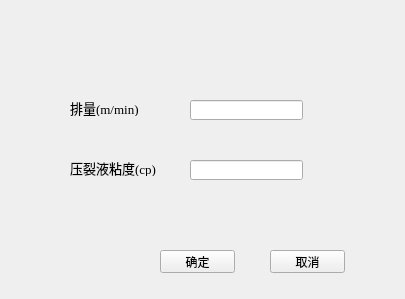
<?xml version="1.0" encoding="UTF-8"?>
<ui version="4.0">
 <class>Form</class>
 <widget class="QWidget" name="Form">
  <property name="geometry">
   <rect>
    <x>0</x>
    <y>0</y>
    <width>405</width>
    <height>299</height>
   </rect>
  </property>
  <property name="minimumSize">
   <size>
    <width>405</width>
    <height>299</height>
   </size>
  </property>
  <property name="windowTitle">
   <string>施工参数设置</string>
  </property>
  <widget class="QLabel" name="label">
   <property name="geometry">
    <rect>
     <x>70</x>
     <y>100</y>
     <width>121</width>
     <height>16</height>
    </rect>
   </property>
   <property name="font">
    <font>
     <family>Times New Roman</family>
     <pointsize>10</pointsize>
    </font>
   </property>
   <property name="text">
    <string>排量(m/min)</string>
   </property>
  </widget>
  <widget class="QLabel" name="label_2">
   <property name="geometry">
    <rect>
     <x>70</x>
     <y>160</y>
     <width>141</width>
     <height>16</height>
    </rect>
   </property>
   <property name="font">
    <font>
     <family>Times New Roman</family>
     <pointsize>10</pointsize>
    </font>
   </property>
   <property name="text">
    <string>压裂液粘度(cp)</string>
   </property>
  </widget>
  <widget class="QLineEdit" name="lineEdit_1">
   <property name="geometry">
    <rect>
     <x>190</x>
     <y>100</y>
     <width>113</width>
     <height>20</height>
    </rect>
   </property>
  </widget>
  <widget class="QLineEdit" name="lineEdit_2">
   <property name="geometry">
    <rect>
     <x>190</x>
     <y>160</y>
     <width>113</width>
     <height>20</height>
    </rect>
   </property>
  </widget>
  <widget class="QPushButton" name="pushButton">
   <property name="geometry">
    <rect>
     <x>160</x>
     <y>250</y>
     <width>75</width>
     <height>23</height>
    </rect>
   </property>
   <property name="text">
    <string>确定</string>
   </property>
  </widget>
  <widget class="QPushButton" name="pushButton_2">
   <property name="geometry">
    <rect>
     <x>270</x>
     <y>250</y>
     <width>75</width>
     <height>23</height>
    </rect>
   </property>
   <property name="text">
    <string>取消</string>
   </property>
  </widget>
 </widget>
 <resources/>
 <connections>
  <connection>
   <sender>pushButton</sender>
   <signal>clicked()</signal>
   <receiver>Form</receiver>
   <slot>input_data_4()</slot>
   <hints>
    <hint type="sourcelabel">
     <x>206</x>
     <y>251</y>
    </hint>
    <hint type="destinationlabel">
     <x>86</x>
     <y>223</y>
    </hint>
   </hints>
  </connection>
  <connection>
   <sender>pushButton_2</sender>
   <signal>clicked()</signal>
   <receiver>lineEdit_2</receiver>
   <slot>clear()</slot>
   <hints>
    <hint type="sourcelabel">
     <x>294</x>
     <y>261</y>
    </hint>
    <hint type="destinationlabel">
     <x>275</x>
     <y>160</y>
    </hint>
   </hints>
  </connection>
  <connection>
   <sender>pushButton_2</sender>
   <signal>clicked()</signal>
   <receiver>lineEdit_1</receiver>
   <slot>clear()</slot>
   <hints>
    <hint type="sourcelabel">
     <x>327</x>
     <y>256</y>
    </hint>
    <hint type="destinationlabel">
     <x>244</x>
     <y>107</y>
    </hint>
   </hints>
  </connection>
 </connections>
 <slots>
  <slot>input_data_4()</slot>
 </slots>
</ui>
